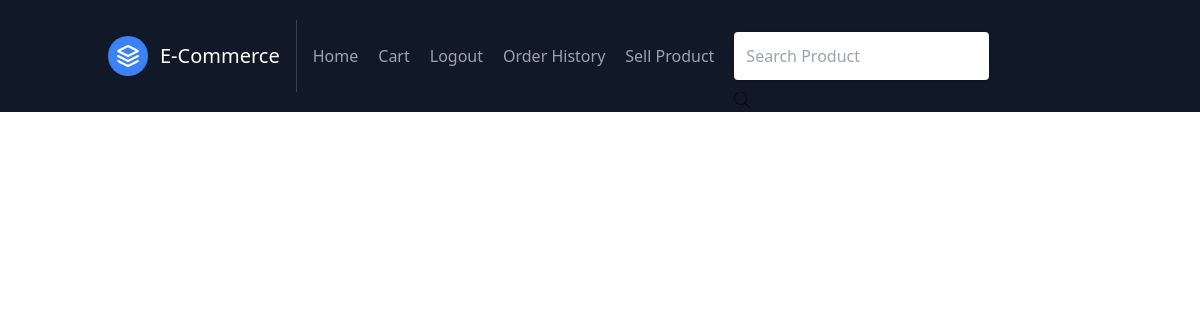
The page /auth/order_history/ (signed in) on the database as committed earlier.
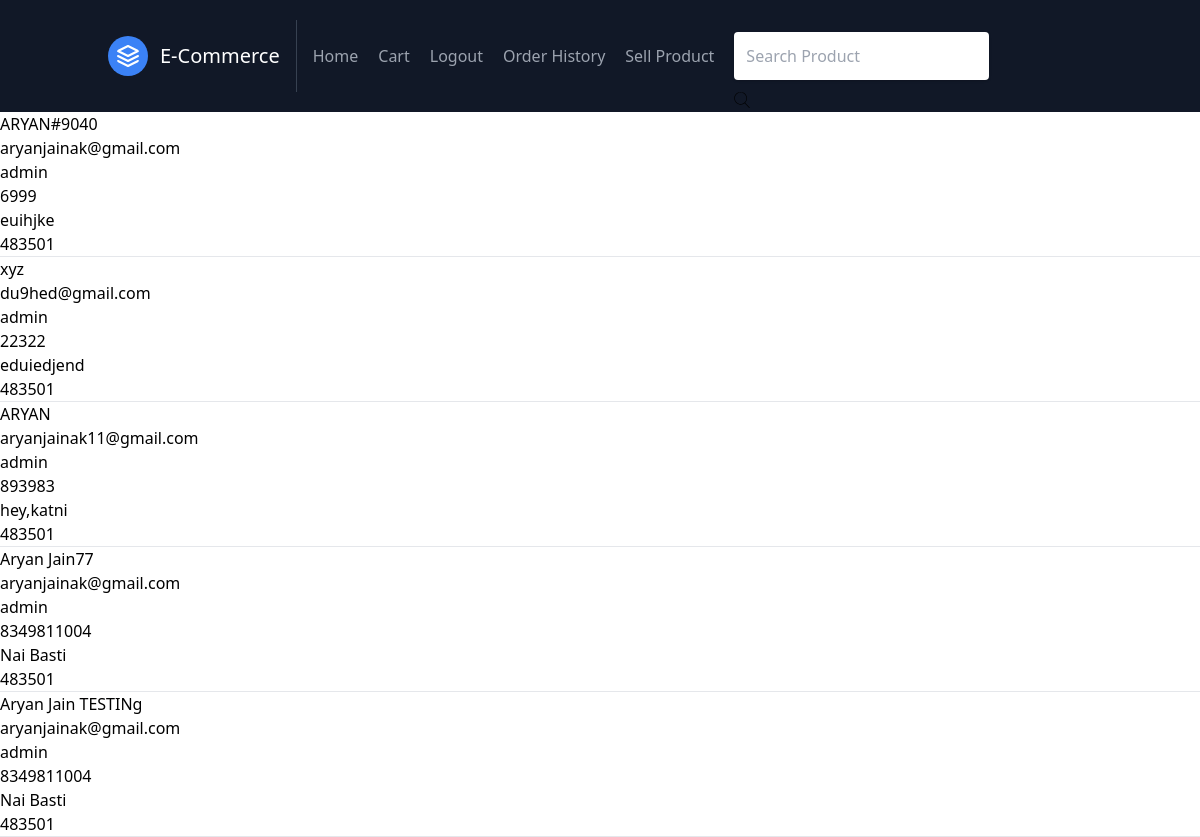
The same page on the database as committed later.
### index/models.py (models this page shows, shortened)
class Order(models.Model):
    name=models.CharField(max_length=50)
    email=models.EmailField()
    author=models.ForeignKey(User,on_delete=models.CASCADE)
    phone_no=models.IntegerField(default=0)
    address=models.CharField(max_length=100)
    zipcode=models.IntegerField(default=0)

### users/views.py (the view)
# urls.py: path('order_history/',views.order_history,name='order_history'),
@login_required
def order_history(request):
    history=User.objects.all()
    return render(request,'users/order_history.html',{'history':history})

### users/templates/users/order_history.html (shortened to what this page needs)
{% extends "index/base.html" %}
{% block content %}
{% for op in user.order_set.all %}
{{op.name}}<br>
{{op.email}}<br>
{{op.author}}<br>
{{op.phone_no}}<br>
{{op.address}}<br>
{{op.zipcode}}<br>
<hr>
{% endfor %}
{% endblock content %}

Rows that differ between the two databases and show on the page:
added Order: name "ARYAN#9040", email "aryanjainak@gmail.com", author "admin", phone_no "6999", address "euihjke", zipcode "483501"
added Order: name "xyz", email "du9hed@gmail.com", author "admin", phone_no "22322", address "eduiedjend", zipcode "483501"
added Order: name "ARYAN", email "aryanjainak11@gmail.com", author "admin", phone_no "893983", address "hey,katni", zipcode "483501"
added Order: name "Aryan Jain77", email "aryanjainak@gmail.com", author "admin", phone_no "8349811004", address "Nai Basti", zipcode "483501"
added Order: name "Aryan Jain TESTINg", email "aryanjainak@gmail.com", author "admin", phone_no "8349811004", address "Nai Basti", zipcode "483501"
